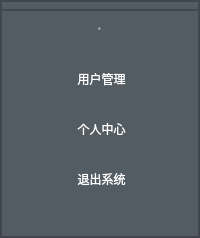
        <widget class="QFrame" name="frame_7">
         <property name="sizePolicy">
          <sizepolicy hsizetype="Preferred" vsizetype="Preferred">
           <horstretch>0</horstretch>
           <verstretch>0</verstretch>
          </sizepolicy>
         </property>
         <property name="minimumSize">
          <size>
           <width>170</width>
           <height>0</height>
          </size>
         </property>
         <property name="maximumSize">
          <size>
           <width>16777215</width>
           <height>16777215</height>
          </size>
         </property>
         <property name="styleSheet">
          <string notr="true">QFrame{
	
	background-color: rgb(83, 91, 99);

}</string>
         </property>
         <property name="frameShape">
          <enum>QFrame::StyledPanel</enum>
         </property>
         <property name="frameShadow">
          <enum>QFrame::Raised</enum>
         </property>
         <layout class="QVBoxLayout" name="verticalLayout_3">
          <property name="spacing">
           <number>0</number>
          </property>
          <property name="leftMargin">
           <number>0</number>
          </property>
          <property name="topMargin">
           <number>0</number>
          </property>
          <property name="rightMargin">
           <number>0</number>
          </property>
          <property name="bottomMargin">
           <number>0</number>
          </property>
          <item>
           <widget class="QFrame" name="frame_8">
            <property name="sizePolicy">
             <sizepolicy hsizetype="Expanding" vsizetype="Expanding">
              <horstretch>4</horstretch>
              <verstretch>0</verstretch>
             </sizepolicy>
            </property>
            <property name="maximumSize">
             <size>
              <width>16777215</width>
              <height>9</height>
             </size>
            </property>
            <property name="frameShape">
             <enum>QFrame::StyledPanel</enum>
            </property>
            <property name="frameShadow">
             <enum>QFrame::Raised</enum>
            </property>
            <layout class="QHBoxLayout" name="horizontalLayout_5"/>
           </widget>
          </item>
          <item>
           <widget class="QFrame" name="frame_3">
            <property name="sizePolicy">
             <sizepolicy hsizetype="Expanding" vsizetype="Expanding">
              <horstretch>4</horstretch>
              <verstretch>0</verstretch>
             </sizepolicy>
            </property>
            <property name="maximumSize">
             <size>
              <width>16777215</width>
              <height>16777215</height>
             </size>
            </property>
            <property name="styleSheet">
             <string notr="true">
QPushButton{
	border:none;
	color: rgb(255, 255, 255);
    font:  14px &quot;微软雅黑&quot;;  

}
QPushButton:hover { 
	background-color: #49494e;
	color: rgb(96, 152, 234);

 }

</string>
            </property>
            <property name="frameShape">
             <enum>QFrame::StyledPanel</enum>
            </property>
            <property name="frameShadow">
             <enum>QFrame::Raised</enum>
            </property>
            <property name="lineWidth">
             <number>1</number>
            </property>
            <layout class="QVBoxLayout" name="verticalLayout">
             <property name="spacing">
              <number>0</number>
             </property>
             <property name="leftMargin">
              <number>0</number>
             </property>
             <property name="topMargin">
              <number>0</number>
             </property>
             <property name="rightMargin">
              <number>0</number>
             </property>
             <property name="bottomMargin">
              <number>0</number>
             </property>
             <item>
              <widget class="QPushButton" name="index_btn">
               <property name="sizePolicy">
                <sizepolicy hsizetype="Minimum" vsizetype="Expanding">
                 <horstretch>0</horstretch>
                 <verstretch>0</verstretch>
                </sizepolicy>
               </property>
               <property name="minimumSize">
                <size>
                 <width>0</width>
                 <height>35</height>
                </size>
               </property>
               <property name="font">
                <font>
                 <family>微软雅黑</family>
                 <pointsize>-1</pointsize>
                 <weight>50</weight>
                 <italic>false</italic>
                 <bold>false</bold>
                </font>
               </property>
               <property name="styleSheet">
                <string notr="true"/>
               </property>
               <property name="text">
                <string>  首页     </string>
               </property>
               <property name="icon">
                <iconset resource="admin_icon.qrc">
                 <normaloff>:/img/img/首页.png</normaloff>:/img/img/首页.png</iconset>
               </property>
               <property name="iconSize">
                <size>
                 <width>16</width>
                 <height>16</height>
                </size>
               </property>
              </widget>
             </item>
             <item>
              <spacer name="verticalSpacer">
               <property name="orientation">
                <enum>Qt::Vertical</enum>
               </property>
               <property name="sizeHint" stdset="0">
                <size>
                 <width>20</width>
                 <height>15</height>
                </size>
               </property>
              </spacer>
             </item>
             <item>
              <widget class="QPushButton" name="user_manage_btn">
               <property name="sizePolicy">
                <sizepolicy hsizetype="Minimum" vsizetype="Expanding">
                 <horstretch>0</horstretch>
                 <verstretch>0</verstretch>
                </sizepolicy>
               </property>
               <property name="minimumSize">
                <size>
                 <width>0</width>
                 <height>35</height>
                </size>
               </property>
               <property name="text">
                <string> 用户管理</string>
               </property>
               <property name="icon">
                <iconset resource="admin_icon.qrc">
                 <normaloff>:/img/img/用户设置.png</normaloff>:/img/img/用户设置.png</iconset>
               </property>
               <property name="iconSize">
                <size>
                 <width>19</width>
                 <height>17</height>
                </size>
               </property>
              </widget>
             </item>
             <item>
              <spacer name="verticalSpacer_2">
               <property name="orientation">
                <enum>Qt::Vertical</enum>
               </property>
               <property name="sizeHint" stdset="0">
                <size>
                 <width>20</width>
                 <height>15</height>
                </size>
               </property>
              </spacer>
             </item>
             <item>
              <widget class="QPushButton" name="admin_info_btn">
               <property name="sizePolicy">
                <sizepolicy hsizetype="Minimum" vsizetype="Expanding">
                 <horstretch>0</horstretch>
                 <verstretch>0</verstretch>
                </sizepolicy>
               </property>
               <property name="minimumSize">
                <size>
                 <width>0</width>
                 <height>35</height>
                </size>
               </property>
               <property name="autoFillBackground">
                <bool>false</bool>
               </property>
               <property name="text">
                <string> 个人中心</string>
               </property>
               <property name="icon">
                <iconset resource="admin_icon.qrc">
                 <normaloff>:/img/img/个人中心.png</normaloff>:/img/img/个人中心.png</iconset>
               </property>
               <property name="iconSize">
                <size>
                 <width>16</width>
                 <height>16</height>
                </size>
               </property>
              </widget>
             </item>
             <item>
              <spacer name="verticalSpacer_3">
               <property name="orientation">
                <enum>Qt::Vertical</enum>
               </property>
               <property name="sizeHint" stdset="0">
                <size>
                 <width>20</width>
                 <height>15</height>
                </size>
               </property>
              </spacer>
             </item>
             <item>
              <widget class="QPushButton" name="exit_btn">
               <property name="sizePolicy">
                <sizepolicy hsizetype="Minimum" vsizetype="Expanding">
                 <horstretch>0</horstretch>
                 <verstretch>0</verstretch>
                </sizepolicy>
               </property>
               <property name="minimumSize">
                <size>
                 <width>0</width>
                 <height>35</height>
                </size>
               </property>
               <property name="layoutDirection">
                <enum>Qt::LeftToRight</enum>
               </property>
               <property name="styleSheet">
                <string notr="true"/>
               </property>
               <property name="text">
                <string> 退出系统</string>
               </property>
               <property name="icon">
                <iconset resource="admin_icon.qrc">
                 <normaloff>:/img/img/退出.png</normaloff>:/img/img/退出.png</iconset>
               </property>
               <property name="iconSize">
                <size>
                 <width>14</width>
                 <height>14</height>
                </size>
               </property>
               <property name="autoRepeatDelay">
                <number>300</number>
               </property>
              </widget>
             </item>
             <item>
              <spacer name="verticalSpacer_4">
               <property name="orientation">
                <enum>Qt::Vertical</enum>
               </property>
               <property name="sizeHint" stdset="0">
                <size>
                 <width>20</width>
                 <height>40</height>
                </size>
               </property>
              </spacer>
             </item>
            </layout>
           </widget>
          </item>
          <item>
           <widget class="QFrame" name="frame_9">
            <property name="sizePolicy">
             <sizepolicy hsizetype="Preferred" vsizetype="Expanding">
              <horstretch>0</horstretch>
              <verstretch>3</verstretch>
             </sizepolicy>
            </property>
            <property name="frameShape">
             <enum>QFrame::StyledPanel</enum>
            </property>
            <property name="frameShadow">
             <enum>QFrame::Raised</enum>
            </property>
           </widget>
          </item>
         </layout>
        </widget>
